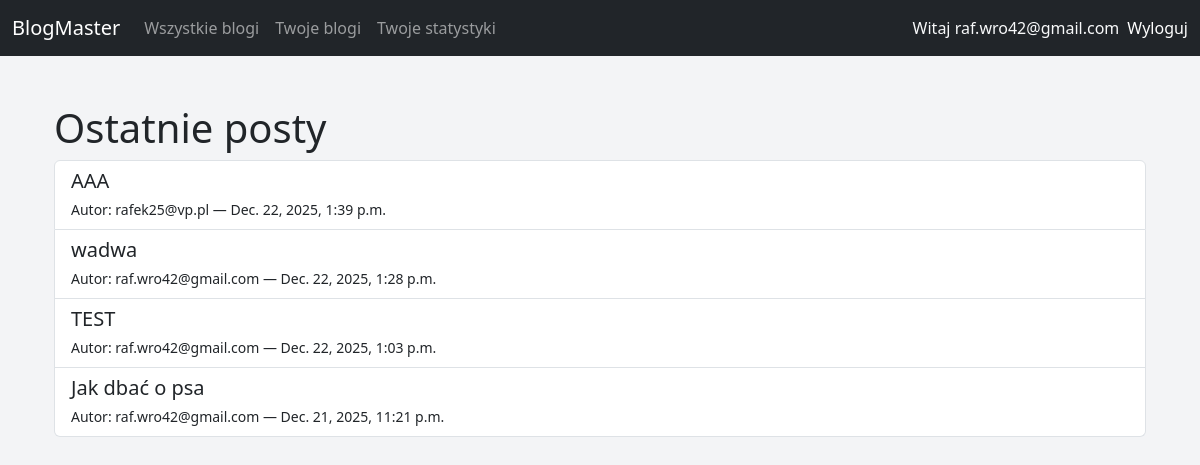
The page /posts/ (signed in) on the database its author committed.
### accounts/models.py (models this page shows)
class CustomUser(AbstractBaseUser, PermissionsMixin):
    email = models.EmailField(unique=True)
    date_joined = models.DateTimeField(default=timezone.now)
    is_active = models.BooleanField(default=True)
    is_staff = models.BooleanField(default=False)
    USERNAME_FIELD = "email"
    REQUIRED_FIELDS = []  # nie wymagamy nic więcej przy tworzeniu superusera
    objects = CustomUserManager()
    def __str__(self):
        return self.email

### posts/models.py (models this page shows, shortened)
class Post(models.Model):
    blog = models.ForeignKey(Blog, on_delete=models.CASCADE, related_name='posts')
    author = models.ForeignKey(User, on_delete=models.SET_NULL, null=True)
    title = models.CharField(max_length=200)
    content = models.TextField()
    created_at = models.DateTimeField(auto_now_add=True)
    updated_at = models.DateTimeField(auto_now=True)
    likes = models.ManyToManyField(User, related_name="liked_posts", blank=True)

### posts/views.py (the view)
# urls.py: path('', post_list, name='post_list'),
def post_list(request):
    posts = Post.objects.order_by('-created_at')
    return render(request, 'posts/post_list.html', {'posts': posts})

### posts/templates/posts/post_list.html (shortened to what this page needs)
{% extends 'base.html' %}
{% block content %}
<div class="container mt-5">
    <h1>Ostatnie posty</h1>
    <div class="list-group">
        {% for post in posts %}
            <a href="{% url 'post_detail' post.pk %}" class="list-group-item list-group-item-action">
                <h5 class="mb-1">{{ post.title }}</h5>
                <small>Autor: {{ post.author }} — {{ post.created_at }}</small>
            </a>
        {% empty %}
            <p>Brak postów.</p>
        {% endfor %}
    </div>
</div>
{% endblock %}

### templates/base.html (shortened to what this page needs)
<!DOCTYPE html>
<html lang="pl">
    <head>
        <link href="https://cdn.jsdelivr.net/npm/bootstrap@5.3.2/dist/css/bootstrap.min.css" rel="stylesheet">
    </head>
    <body>
        <nav class="navbar navbar-expand-lg navbar-dark bg-dark">
            <div class="container-fluid">
                <a class="navbar-brand" href="/">BlogMaster</a>
                <div class="collapse navbar-collapse" id="navbarNav">
                    <ul class="navbar-nav me-auto">
                        <li class="nav-item"><a class="nav-link" href="/blogs/">Wszystkie blogi</a></li>
                        {% if user.is_authenticated %}
                            <li class="nav-item"><a class="nav-link" href="{% url 'user_blogs' %}">Twoje blogi</a></li>
                            <li class="nav-item"><a class="nav-link" href="/stats/">Twoje statystyki</a></li>
                        {% endif %}
                    </ul>
                    <ul class="navbar-nav ms-auto">
                        {% if user.is_authenticated %}
                            <li class="nav-item">
                                <span class="navbar-text text-light me-2">Witaj {{ user.email }}</span>
                            </li>
                            <form method="post" action="{% url 'logout' %}" style="display:inline;">
                                <button type="submit" class="nav-link btn btn-link text-decoration-none p-0 m-0" style="color: #fff;">
                                    Wyloguj
                                </button>
                            </form>
                        {% else %}
                            <li class="nav-item"><a class="nav-link" href="/accounts/login/">Zaloguj</a></li>
                            <li class="nav-item"><a class="nav-link" href="/accounts/register/">Zarejestruj się</a></li>
                        {% endif %}
                    </ul>
                </div>
            </div>
        </nav>
        <div class="container mt-5">
            {% block content %}
            {% endblock %}
        </div>
    </body>
</html>

### posts/templates/posts/post_list.html (style rules this page uses)
body { background-color: #f3f4f6; font-family: 'Segoe UI', sans-serif; }

### rows shown on the page
CustomUser: email "raf.wro42@gmail.com"
Post: title "AAA", author "rafek25@vp.pl", created_at "Dec. 22, 2025, 1:39 p.m."
Post: title "wadwa", author "raf.wro42@gmail.com", created_at "Dec. 22, 2025, 1:28 p.m."
Post: title "TEST", author "raf.wro42@gmail.com", created_at "Dec. 22, 2025, 1:03 p.m."
Post: title "Jak dbać o psa", author "raf.wro42@gmail.com", created_at "Dec. 21, 2025, 11:21 p.m."
